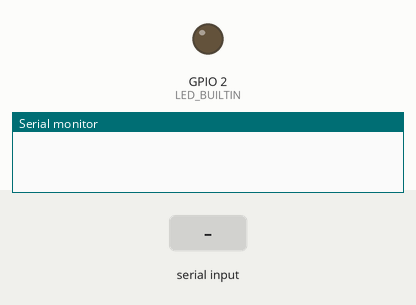
Bench run of a sketch on a simulated ESP8266 (NodeMCU). Shown: output pins drawn as LEDs (lit = HIGH, except the on-board LED, lit = LOW), the last lines printed to the serial monitor. Inputs (shaded band) come from the test bench. WiFi joins after 1.5 s; servers stay silent unless stated; no MQTT or app messages arrive unless stated.

Above: at 2.7 s.
2.8 s: "}\n" received over Serial
At 3.82 s:
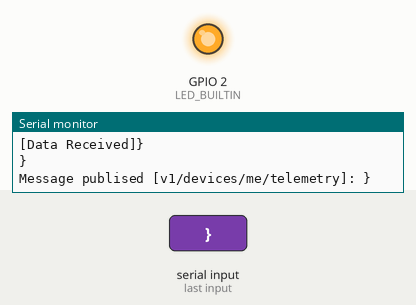
5.3 s: "1\n" received over Serial
Timing chart, 0 to 8.3 s (numbered marks = the images above; inputs shaded):
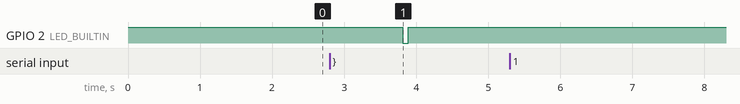

The sketch:

ESP8266_Thingsboard.ino
```cpp
#include <ESP8266WiFi.h>
#include <ArduinoJson.h>
#include <PubSubClient.h>
#include <WiFiClientSecure.h>

/****** WiFi Connection Details *******/
const char* ssid = "WIFINAME";
const char* password = "PASSWORD";

/******* MQTT Broker Connection Details *******/
// ThingsBoard MQTT broker details
#define THINGSBOARD_SERVER "demo.thingsboard.io"  // Cloud instance
// #define THINGSBOARD_SERVER "YOUR_LOCAL_IP" // For local installation
#define TOKEN "bPvLvZYFY3fWknzLPhB1"  // From ThingsBoard device dashboard

const int mqtt_port = 1883;
bool Flag_SEND= false;

//char Buff[256] = { '\0' };
String Data = "";

/**** Secure WiFi Connectivity Initialisation *****/
WiFiClient espClient;


/**** MQTT Client Initialisation Using WiFi Connection *****/
PubSubClient client(espClient);

/************* Connect to WiFi ***********/
void setup_wifi() {
  delay(10);
  //Serial.print("\nConnecting to ");
  //Serial.println(ssid);

  WiFi.mode(WIFI_STA);
  WiFi.begin(ssid, password);

  while (WiFi.status() != WL_CONNECTED) {
    delay(500);
    //Serial.print(".");
  }
  randomSeed(micros());
  //Serial.println("\nWiFi connected\nIP address: ");
  //Serial.println(WiFi.localIP());
}

/************* Connect to MQTT Broker ***********/
void reconnect() {
  while (!client.connected()) {
    //Serial.print("Attempting MQTT connection...");

    if (client.connect("ESP8266Client", TOKEN, NULL)) {
      //Serial.println("Connected to ThingsBoard!");
    } else {
      //Serial.print("Failed, rc=");
      //Serial.print(client.state());
      //Serial.println(" Retrying in 5 seconds...");
      delay(5000);
    }
  }
}


bool checkJSON(String json) {
  if (json.indexOf("}") == -1) {
    return false;
  } else {
    return true;
  }
}


/**** Method for Publishing MQTT Messages **********/
void publishMessage(const char* topic, String payload, boolean retained) {
  if (client.publish(topic, payload.c_str(), true))
    Serial.println("Message publised [" + String(topic) + "]: " + payload);
  digitalWrite(LED_BUILTIN, LOW);
  delay(80);
  digitalWrite(LED_BUILTIN, HIGH);
}

void setup() {
  Serial.begin(9600);
  pinMode(LED_BUILTIN, OUTPUT);
  digitalWrite(LED_BUILTIN, HIGH);
  while (!Serial) delay(1);
  setup_wifi();
  //espClient.setInsecure();
  client.setServer(THINGSBOARD_SERVER, 1883);
}

void loop() {
  if (!client.connected()) reconnect();  // check if client is connected
  client.loop();

  if (Serial.available()) {
    //int cnt = 0;
    //memset(Buff, '\0', 256);

    while (Serial.available() > 0) {
      //Buff[cnt] = Serial.read();
      Data = Serial.readStringUntil('\r');
      //cnt++;
    }
    Serial.print("[Data Received]");
    //Data = String(Buff);
    Serial.println(Data);
    Flag_SEND = true;
  }


  if(Flag_SEND && checkJSON(Data))
  {
    //client.publish("v1/devices/me/telemetry", payload.c_str());
    Serial.println(Data);
    publishMessage("v1/devices/me/telemetry", Data, true);
    Flag_SEND = false;
    Data.clear();
    Serial.flush();
  }


}


// {"Data":"22365"}
```

Measured:
- after the input at 2.8 s, GPIO 2 (LED_BUILTIN): HIGH → LOW after 1.0 s, → HIGH 0.08 s later
